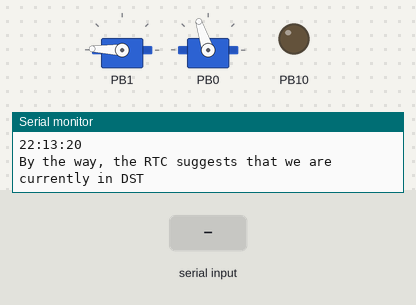
This program was run on a simulated STM32 Blue Pill. On the bench: 2 × servo, output pins drawn as LEDs (lit = HIGH), the last lines printed to the serial monitor. The test bench sets the inputs (shaded band). The local clock reads 2024-03-15 10:24:30 at power-on unless the program sets it.

Above: at 0.4 s.
At 3.2 s:
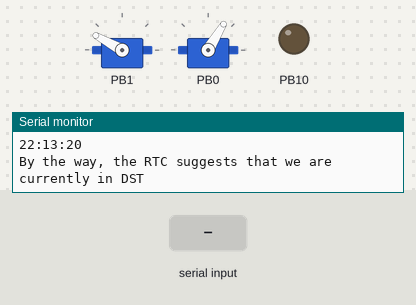
3.3 s: "*\n" received over Serial
4.8 s: "90,45\n" received over Serial
6.3 s: "0\n" received over Serial
At 31.5 s:
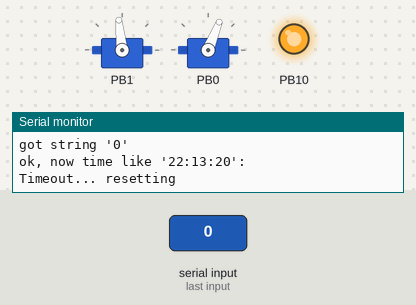
Timing chart, 0 to 31.9 s (numbered marks = the images above; inputs shaded):
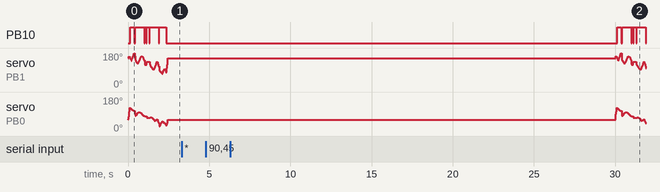

The program:

main.cpp
```cpp
#include <Arduino.h>
// Plotclock
// cc - by Johannes Heberlein 2014
// v 1.02
// thingiverse.com/joo   wiki.fablab-nuernberg.de
// units: mm; microseconds; radians
// origin: bottom left of drawing surface
// time library see http://playground.arduino.cc/Code/time
// RTC  library see http://playground.arduino.cc/Code/time
//               or http://www.pjrc.com/teensy/td_libs_DS1307RTC.html
// Change log:
// 1.01  Release by joo at https://github.com/9a/plotclock
// 1.02  Additional features implemented by Dave:
//       - added ability to calibrate servofaktor seperately for left and right servos
//       - added code to support DS1307, DS1337 and DS3231 real time clock chips
//       - see http://www.pjrc.com/teensy/td_libs_DS1307RTC.html for how to hook up the real time clock


#include <Timezone.h>    // https://github.com/JChristensen/Timezone
#include <Servo.h>

#include "config.hpp"
#include "arcstuff.hpp"

#ifdef REALTIMECLOCK
// for instructions on how to hook up a real time clock,
// see here -> http://www.pjrc.com/teensy/td_libs_DS1307RTC.html
// DS1307RTC works with the DS1307, DS1337 and DS3231 real time clock chips.
// Please run the SetTime example to initialize the time on new RTC chips and begin running.

#include <Wire.h>
#include <DS1307RTC.h> // see http://playground.arduino.cc/Code/time
#include "setTime.hpp"

TimeChangeRule mySTD = {"CEST", week_t::Last, Sun, Mar, 2, +120};
TimeChangeRule myDST = {"CET",  week_t::Last, Sun, Oct, 2, +60};
Timezone timezone(myDST, mySTD);
#endif

#ifndef GLOWINDARK
  Servo servo_lift;
#endif
Servo servo_left;
Servo servo_right;

int last_min = -1;

void setup()
{
#ifdef REALTIMECLOCK
  Serial.begin(115200);
  //while (!Serial) { ; } // wait for serial port to connect. Needed for Leonardo only
  tmElements_t tm;
  if (RTC.read(tm))
  {
    setSyncProvider(RTC.get);
    setSyncInterval(60);
    time_t rtc_time = RTC.get();
    setTime(rtc_time);
    Serial.print("DS1307 time can be read OK: ");
    Serial.println(rtc_time);
  }
  else
  {
      Serial.println("Forgot Time! Setting it to the time of build");
      if (!setTimeFromBuild()) {
          Serial.println("Time lib could not set the time");
          setTime(0,0,0,0,0,0);
      }
      // Indicate that by drawing all dots on screen
      for (unsigned i = 0; i < 4; i++)
      {
        drawNumber(char_offset_x[i], char_offset_y, 11, FONT_SCALE);    // dots
      }
  }
  Serial.println("To set time, first enter date, then time (UTC!)");
  Serial.println("In the format:");
  Serial.println(__DATE__);
  Serial.println(__TIME__);
  if (timezone.locIsDST(RTC.get()))
  {
    Serial.println("By the way, the RTC suggests that we are currently in DST");
  }
#else
  // Set current time only the first to values, hh,mm are needed
  setTime(19,38,0,0,0,0);
#endif

  servo_left.attach(SERVOPINLEFT);
  servo_right.attach(SERVOPINRIGHT);
  drawTo(rest_position[0], rest_position[1]);
  servo_left.detach();
  servo_right.detach();

#ifndef GLOWINDARK
  servo_lift.attach(SERVOPINLIFT);  //  lifting servo
  lift(LIFT_DRAW);
#else
  pinMode(SERVOPINLIFT, OUTPUT);
  lift(LIFT_HIGH);
#endif

#ifdef SWITCHPIN
  pinMode(SWITCHPIN, INPUT_PULLUP);
#endif

}

void loop()
{
  #ifdef REALTIMECLOCK
    if (Serial.available()) {
        setTimeFromSerial();
    }
  #endif

#ifdef CALIBRATION
    while(true) {
      // Servohorns will have 90° between movements, parallel to x and y axis
      lift(LIFT_SWEP);
      drawTo(-3, 29.2);
      delay(500);
      lift(LIFT_DRAW);
      drawTo(74.1, 28);
      delay(1000);
      //square
      // drawTo(5, 15);
      // delay(2000);
      // drawTo(5, 50);
      // delay(500);
      // drawTo(70, 50);
      // delay(500);
      // drawTo(70,15);
      // delay(500);
  }
#endif

  #ifdef SWITCHPIN
    if (!digitalRead(SWITCHPIN))
    {
      // switch is "on", so don't write to screen
      return;
    }
  #endif

  time_t t = now();
  #ifdef REALTIMECLOCK
      // Serial.print("utcIsDST: ");
      // Serial.println(timezone.utcIsDST(t));
      // Serial.print("localIsDST: ");
      // Serial.println(timezone.locIsDST(t));

      // TimeChangeRule *tcr_used;
      t = timezone.toLocal(t);//, &tcr_used);
      // Serial.print(tcr_used->abbrev);
      // Serial.print(": ");
      // Serial.println(tcr_used->offset);

  #endif

  if (last_min != minute()) {
#ifndef GLOWINDARK
    if (!servo_lift.attached()) servo_lift.attach(SERVOPINLIFT);
#endif
    if (!servo_left.attached()) servo_left.attach(SERVOPINLEFT);
    if (!servo_right.attached()) servo_right.attach(SERVOPINRIGHT);
    delayMicroseconds(PATH_WRITE_DELAY_US);

#ifndef GLOWINDARK
    lift(LIFT_DRAW);
    drawNumber( 3, 3, 111, 1);   //wipe
#endif
    drawNumber(char_offset_x[0], char_offset_y, hour(t) / 10, FONT_SCALE);
    drawNumber(char_offset_x[1], char_offset_y, hour(t) % 10, FONT_SCALE);

    drawNumber(char_offset_x[2], char_offset_y, 11, FONT_SCALE);    // dots

    drawNumber(char_offset_x[3], char_offset_y, minute(t) / 10, FONT_SCALE);
    drawNumber(char_offset_x[4], char_offset_y, minute(t) % 10, FONT_SCALE);

    lift(LIFT_SWEP);
    drawTo(rest_position[0], rest_position[1]);   // pen rest
    lift(LIFT_HIGH);

    last_min = minute();

    // prevent servos glitching
#ifndef GLOWINDARK
    servo_lift.detach();
#endif
    servo_left.detach();
    servo_right.detach();
  }
}
```

arcstuff.hpp
```cpp
#pragma once

#include <Arduino.h>
#include <Servo.h>

void drawNumber(float bx, float by, int num, float scale);
void lift(uint16_t lift_amount);
void bogenUZS(float bx, float by, float radius, int start, int ende, float sqee);
void bogenGZS(float bx, float by, float radius, int start, int ende, float sqee);
void drawTo(double pX, double pY);
```

setTime.hpp
```cpp
// @return if success
bool setTimeFromBuild();
bool setTimeFromSerial();
```

arcstuff.cpp
```cpp
#include "arcstuff.hpp"
#include "config.hpp"

#ifndef GLOWINDARK
    extern Servo servo_lift;
#endif
extern Servo servo_left;
extern Servo servo_right;

static unsigned servoLift = 1500;  //also misused as "is writing" state
static double lastX = rest_position[0];
static double lastY = rest_position[1];

// Writing numeral with bx by being the bottom left originpoint. Scale 1 equals a 20 mm high font.
// The structure follows this principle: move to first startpoint of the numeral, lift down, draw numeral, lift up
void drawNumber(float bx, float by, int num, float scale) {

  switch (num) {

  case 0:
    drawTo(bx + 12 * scale, by + 6 * scale);
    lift(LIFT_DRAW);
    bogenGZS(bx + 7 * scale, by + 10 * scale, 10 * scale, -0.8, 6.7, 0.5);
    lift(LIFT_HIGH);
    break;
  case 1:

    drawTo(bx + 3 * scale, by + 15 * scale);
    lift(LIFT_DRAW);
    drawTo(bx + 10 * scale, by + 20 * scale);
    drawTo(bx + 10 * scale, by + 0 * scale);
    lift(LIFT_HIGH);
    break;
  case 2:
    drawTo(bx + 2 * scale, by + 12 * scale);
    lift(LIFT_DRAW);
    bogenUZS(bx + 8 * scale, by + 14 * scale, 6 * scale, 3, -0.8, 1);
    drawTo(bx + 1 * scale, by + 0 * scale);
    drawTo(bx + 12 * scale, by + 0 * scale);
    lift(LIFT_HIGH);
    break;
  case 3:
    drawTo(bx + 2 * scale, by + 17 * scale);
    lift(LIFT_DRAW);
    bogenUZS(bx + 5 * scale, by + 15 * scale, 5 * scale, 3, -2, 1);
    bogenUZS(bx + 5 * scale, by + 5 * scale, 5 * scale, 1.57, -3, 1);
    lift(LIFT_HIGH);
    break;
  case 4:
    drawTo(bx + 10 * scale, by + 0 * scale);
    lift(LIFT_DRAW);
    drawTo(bx + 10 * scale, by + 20 * scale);
    drawTo(bx + 2 * scale, by + 6 * scale);
    drawTo(bx + 12 * scale, by + 6 * scale);
    lift(LIFT_HIGH);
    break;
  case 5:
    drawTo(bx + 2 * scale, by + 5 * scale);
    lift(LIFT_DRAW);
    bogenGZS(bx + 5 * scale, by + 6 * scale, 6 * scale, -2.5, 2, 1);
    drawTo(bx + 5 * scale, by + 20 * scale);
    drawTo(bx + 12 * scale, by + 20 * scale);
    lift(LIFT_HIGH);
    break;
  case 6:
    drawTo(bx + 2 * scale, by + 10 * scale);
    lift(LIFT_DRAW);
    bogenUZS(bx + 7 * scale, by + 6 * scale, 6 * scale, 2, -4.4, 1);
    drawTo(bx + 11 * scale, by + 20 * scale);
    lift(LIFT_HIGH);
    break;
  case 7:
    drawTo(bx + 2 * scale, by + 20 * scale);
    lift(LIFT_DRAW);
    drawTo(bx + 12 * scale, by + 20 * scale);
    drawTo(bx + 2 * scale, by + 0);
    lift(LIFT_HIGH);
    break;
  case 8:
    drawTo(bx + 5 * scale, by + 10 * scale);
    lift(LIFT_DRAW);
    bogenUZS(bx + 5 * scale, by + 15 * scale, 5 * scale, 4.7, -1.6, 1);
    bogenGZS(bx + 5 * scale, by + 5 * scale, 5 * scale, -4.7, 2, 1);
    lift(LIFT_HIGH);
    break;

  case 9:
    drawTo(bx + 9 * scale, by + 11 * scale);
    lift(LIFT_DRAW);
    bogenUZS(bx + 7 * scale, by + 15 * scale, 5 * scale, 4, -0.5, 1);
    drawTo(bx + 5 * scale, by + 0);
    lift(LIFT_HIGH);
    break;

  case 111: // wipe

    lift(LIFT_DRAW);
    drawTo(70, 46);
    drawTo(65, 43);

    drawTo(65, 49);
    drawTo(5, 49);
    drawTo(5, 45);
    drawTo(65, 45);
    drawTo(65, 40);

    drawTo(5, 40);
    drawTo(5, 35);
    drawTo(65, 35);
    drawTo(65, 30);

    drawTo(5, 30);
    drawTo(5, 25);
    drawTo(65, 25);
    drawTo(65, 20);

    drawTo(5, 20);
    drawTo(60, 44);

    drawTo(75.2, 47);
    lift(LIFT_SWEP);

    break;

  case 11: // dots
    drawTo(bx + 5 * scale, by + 15 * scale);
    lift(LIFT_DRAW);
    bogenGZS(bx + 5 * scale, by + 15 * scale, 0.1 * scale, 1, -1, 1);
    delay((PATH_WRITE_DELAY_US / 1000.) * 32);   // big value
    lift(LIFT_HIGH);
    drawTo(bx + 5 * scale, by + 5 * scale);
    lift(LIFT_DRAW);
    bogenGZS(bx + 5 * scale, by + 5 * scale, 0.1 * scale, 1, -1, 1);
    delay((PATH_WRITE_DELAY_US / 1000.) * 64);
    lift(LIFT_HIGH);
    break;
  }
  delayMicroseconds(PATH_WRITE_DELAY_US);
}

void lift(uint16_t lift_amount) {
#ifndef GLOWINDARK
    if (servoLift >= lift_amount) {
      while (servoLift >= lift_amount)
      {
        servoLift--;
        servo_lift.writeMicroseconds(servoLift);
        delayMicroseconds(LIFTSPEED);
      }
    }
    else {
      while (servoLift <= lift_amount) {
        servoLift++;
        servo_lift.writeMicroseconds(servoLift);
        delayMicroseconds(LIFTSPEED);
      }
    }
    delayMicroseconds(PATH_WRITE_DELAY_US);  //ease the transition
#else

    delay((PATH_WRITE_DELAY_US / 1000.) * 8);  //ease the transition
    servoLift = lift_amount;
    digitalWrite(SERVOPINLIFT, lift_amount == LIFT_DRAW);
#endif
}


void bogenUZS(float bx, float by, float radius, int start, int ende, float sqee) {
  float inkr = -0.05;
  float count = 0;

  do {
    drawTo(sqee * radius * cos(start + count) + bx,
    radius * sin(start + count) + by);
    count += inkr;
  }
  while ((start + count) > ende);

}

void bogenGZS(float bx, float by, float radius, int start, int ende, float sqee) {
  float inkr = 0.05;
  float count = 0;

  do {
    drawTo(sqee * radius * cos(start + count) + bx,
    radius * sin(start + count) + by);
    count += inkr;
  }
  while ((start + count) <= ende);
}

double return_angle(double a, double b, double c) {
  // cosine rule for angle between c and a
  return acos((a * a + c * c - b * b) / (2 * a * c));
}

void set_XY(double Tx, double Ty)
{
  double dx, dy, c, a1, a2, Hx, Hy;

  // calculate triangle between pen, servoLeft and arm joint
  // cartesian dx/dy
  dx = Tx - O1X;
  dy = Ty - O1Y;

  // polar length (c) and angle (a1)
  c = sqrt(dx * dx + dy * dy); //
  a1 = atan2(dy, dx); //
  a2 = return_angle(L1, L2, c);

  servo_left.writeMicroseconds(floor(((a2 + a1 - M_PI) * SERVOFAKTORLEFT) + SERVOLEFTNULL));

  // calculate joinr arm point for triangle of the right servo arm
  a2 = return_angle(L2, L1, c);
  Hx = Tx + L3 * cos((a1 - a2 + 0.621) + M_PI); //36,5°
  Hy = Ty + L3 * sin((a1 - a2 + 0.621) + M_PI);

  // calculate triangle between pen joint, servoRight and arm joint
  dx = Hx - O2X;
  dy = Hy - O2Y;

  c = sqrt(dx * dx + dy * dy);
  a1 = atan2(dy, dx);
  a2 = return_angle(L1, (L2 - L3), c);

  servo_right.writeMicroseconds(floor(((a1 - a2) * SERVOFAKTORRIGHT) + SERVORIGHTNULL));

}

void drawTo(double pX, double pY) {
  double dx, dy, c;
  int i;
  uint16_t delay_per_step_u = PATH_WRITE_DELAY_US;

  // dx dy of new point
  dx = pX - lastX;
  dy = pY - lastY;
  //path lenght in mm, times 4 equals 4 steps per mm
  c = floor(4 * sqrt(dx * dx + dy * dy));

  if (c < 1) {
      delay_per_step_u >>= 3;
      c = 1;
  }

  for (i = 0; i <= c; i++) {
    // draw line point by point
    set_XY(lastX + (i * dx / c), lastY + (i * dy / c));
    if(servoLift == LIFT_DRAW)
        delayMicroseconds(delay_per_step_u);
    else
        delayMicroseconds(delay_per_step_u >> 2);
  }
  lastX = pX;
  lastY = pY;
}
```

setTime.cpp
```cpp
#include "setTime.hpp"
#include "Arduino.h"
#include <Wire.h>
#include <DS1307RTC.h>

const char *monthName[12] = {
  "Jan", "Feb", "Mar", "Apr", "May", "Jun",
  "Jul", "Aug", "Sep", "Oct", "Nov", "Dec"
};

tmElements_t tm;

bool getTime(const char *str)
{
  int Hour, Min, Sec;

  if (sscanf(str, "%d:%d:%d", &Hour, &Min, &Sec) != 3) return false;
  tm.Hour = Hour;
  tm.Minute = Min;
  tm.Second = Sec;
  return true;
}

bool getDate(const char *str)
{
  char Month[12];
  int Day, Year;
  uint8_t monthIndex;

  if (sscanf(str, "%s %d %d", Month, &Day, &Year) != 3) return false;
  for (monthIndex = 0; monthIndex < 12; monthIndex++) {
    if (strcmp(Month, monthName[monthIndex]) == 0) break;
  }
  if (monthIndex >= 12) return false;
  tm.Day = Day;
  tm.Month = monthIndex + 1;
  tm.Year = CalendarYrToTm(Year);
  return true;
}

bool setTimeFromString(const char* date, const char* time) {
    bool parse=false;
    bool config=false;

    // check validity of given strings
    if (getDate(date) && getTime(time)) {
        parse = true;
        // and configure the RTC with this info
        if (RTC.write(tm)) {
            config = true;
            setTime(tm.Hour,tm.Minute,tm.Second,tm.Day,tm.Month,tm.Year);
        }
    }

    if (parse && config) {
        Serial.print("DS1307 configured!\n Time=\"");
        Serial.print(time);
        Serial.print("\", Date=\"");
        Serial.print(date);
        Serial.println("\"");
        return true;
    } else if (parse) {
        Serial.println("DS1307 Communication Error :-{");
        Serial.println("Please check your circuitry");
    } else {
        Serial.print("Could not parse info, Time=\"");
        Serial.print(time);
        Serial.print("\", Date=\"");
        Serial.print(date);
        Serial.println("\"");
    }
    return false;
}

bool readInto(char* into, const unsigned max_bufsize)
{
    static constexpr uint32_t readline_timeout_seconds = 10;
    // static_assert(std::numeric_limits<decltype(millis())>::max() >= readline_timeout_seconds * 1000);

    uint8_t count = 0;
    while(count < max_bufsize) {
        const auto startWait = millis();
        while(!Serial.available())
        {
            if (millis() - startWait > readline_timeout_seconds * 1000)
            {
                Serial.println("Timeout... resetting");
                return false;
            }
        };
        into[count] = Serial.read();

        if(into[count] == '*')  // Special character to indicate remote's readyness!
            continue;           // this char will be ignored in buffer.

        Serial.print(into[count]);

        if(into[count] == '\r')
            break;
        if(into[count] == '\n')
            break;
        if(!isPrintable(into[count]))
        {
            Serial.println("character broken...? resetting");
            return false;
        }
        count++;
    }
    into[count] = 0;
    return true;
}

bool setTimeFromSerial() {
    static constexpr unsigned max_bufsize = 32;
    char date[max_bufsize+1];
    char time[max_bufsize+1];
    Serial.print("Date like '");
    Serial.print(__DATE__);
    Serial.println("':");
    if (!readInto(date, max_bufsize))
        return false;
    Serial.print("\ngot string '");
    Serial.print(date);
    Serial.println("'");
    Serial.print("\nok, now time like '");
    Serial.print(__TIME__);
    Serial.println("':");
    if (!readInto(time, max_bufsize))
        return false;
    Serial.print("\ngot string '");
    Serial.print(time);
    Serial.println("'\n");
    return setTimeFromString(date,time);
}

bool setTimeFromBuild() {
    return setTimeFromString(__DATE__,__TIME__);
}
```

config.hpp
```cpp
#pragma once

#include <inttypes.h>

// delete or mark the next line as comment if you don't need these
// #define CALIBRATION      // enable calibration mode
#define REALTIMECLOCK    // enable real time clock
#define GLOWINDARK

// When in calibration mode, adjust the following factor until the servos move exactly 90 degrees
#define SERVOFAKTORLEFT 715
#define SERVOFAKTORRIGHT 715

// Zero-position of left and right servo
// When in calibration mode, adjust the NULL-values so that
// the servo arms are at all times parallel
// either to the X or Y axis
#define SERVOLEFTNULL 2250
#define SERVORIGHTNULL 780

//#define SERVOPINLIFT  PB10
//#define SERVOPINLEFT  PB1
//#define SERVOPINRIGHT PB0

// lift positions of lifting servo
#define LIFT_DRAW 1080 // on drawing surface
#define LIFT_HIGH 925  // between numbers
#define LIFT_SWEP 700  // going towards sweeper

// speed of liftimg arm, higher is slower
#define LIFTSPEED 1500
static constexpr uint32_t PATH_WRITE_DELAY_US=2100;

// length of arms
#define L1 34.2
#define L2 55.1
#define L3 13.2

// origin points of left and right servo
// this is a lie, but negative y values are unsupported
#define EXTRA_Y_OFFS 0
#define O1X 24
#define O1Y (-31+EXTRA_Y_OFFS)
#define O2X 46
#define O2Y (-31+EXTRA_Y_OFFS)
static constexpr float FONT_SCALE = 1;

// pen_offset = {5, 19, 28, 34, 48};
static constexpr unsigned char_offset_x [] = {3, 19, 32, 39, 54};
static constexpr unsigned char_offset_y = 13+EXTRA_Y_OFFS;
// pen rest = {74.2, 47.5};
static constexpr unsigned rest_position [] = {40, 0};
```
